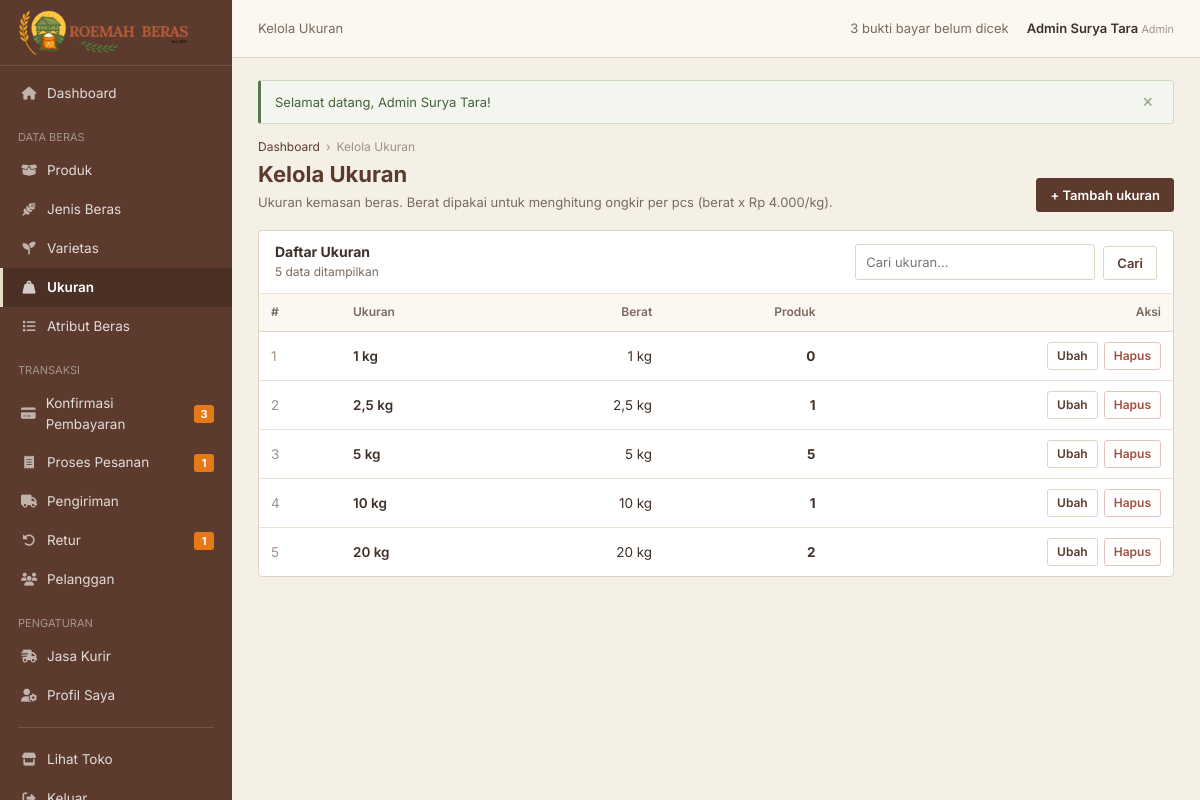
Screenshot of /admin/ukuran/index.php (signed in) with the database file from the repository.
### tables this page shows
CREATE TABLE `ukuran` (
  `id_ukuran`   INT(11) NOT NULL AUTO_INCREMENT,
  `nama_ukuran` VARCHAR(50) NOT NULL,
  `berat_kg`    DECIMAL(5,2) NOT NULL DEFAULT 1.00,
  PRIMARY KEY (`id_ukuran`)
);

### admin/ukuran/index.php (the view, shortened to what this page needs)
<?php
require __DIR__ . '/../sidebar.php';
$q = trim((string)($_GET['q'] ?? ''));
$sql = 'SELECT u.*, (SELECT COUNT(*) FROM produk p WHERE p.id_ukuran = u.id_ukuran) AS jml FROM ukuran u';
$params = [];
$stmt = $pdo->prepare($sql . ' ORDER BY u.berat_kg');
$stmt->execute($params);
$ukuranList = $stmt->fetchAll();
?>
<div class="panel">
    <div class="panel-head">
        <div><h2>Daftar Ukuran</h2><p><?= count($ukuranList) ?> data ditampilkan</p></div>
        <form method="GET" class="filter-bar">
            <input name="q" value="<?= h($q) ?>" class="input-a" placeholder="Cari ukuran..." style="width:240px">
            <button class="btn-a outline">Cari</button>
        </form>
    </div>
    <div class="table-wrap">
        <table class="table-admin">
            <thead>
            <tr><th>#</th><th>Ukuran</th><th class="num">Berat</th><th class="num">Produk</th><th class="num">Aksi</th></tr>
            </thead>
            <tbody>
            <?php foreach ($ukuranList as $i => $u): ?>
                <tr>
                    <td style="color:var(--text-muted)"><?= $i + 1 ?></td>
                    <td><strong><?= h($u['nama_ukuran']) ?></strong></td>
                    <td class="num"><?= kg($u['berat_kg']) ?></td>
                    <td class="num"><span style="font-weight:700"><?= (int)$u['jml'] ?></span></td>
                    <td>
                        <div class="row-actions">
                            <a href="<?= url('admin/ukuran/edit.php?id=' . (int)$u['id_ukuran']) ?>" class="btn-a outline icon">Ubah</a>
                            <form method="POST" action="<?= url('admin/ukuran/hapus.php') ?>" data-confirm="Hapus ukuran ini? Tindakan tidak dapat dibatalkan.">
                                <button class="btn-a danger outline icon">Hapus</button>
                            </form>
                        </div>
                    </td>
                </tr>
            <?php endforeach; ?>
            </tbody>
        </table>
    </div>
</div>

### admin/CSS/sidebar.css (style rules this page uses)
:root { --primary: #5c3b2e; --primary-dark: #43291f; --primary-soft: #8b6a58; --accent: #e77817; --accent-dark: #c85f0d; --nav: #d8ccb0; --text: #3f3028; --text-secondary: #7a6a5e; --text-muted: #a09287; --background: #f5f0e5; --cream: #fbf8f1; --cream-2: #f3ead7; --white: #ffffff; --beige: #e7dcc4; --border: #ded4c2; --border-light: #eae2d4; --success: #5b7a4b; --warning: #9a6b2f; --danger: #a14f40; --info: #4c6f7c; }
* { box-sizing: border-box; }
html, body { margin: 0; padding: 0; }
body { background: var(--background); color: var(--text); font-family: "Poppins", "Segoe UI", Arial, sans-serif; font-size: 14px; line-height: 1.55; min-height: 100vh; display: flex; flex-direction: column; }
a { color: inherit; text-decoration: none; }
h1, h2, h3 { line-height: 1.25; }
.flash-wrap { width: min(1160px, calc(100% - 40px)); margin: 16px auto 0; }
.admin-body { font-family: Inter, "Segoe UI", Roboto, Arial, sans-serif; background: var(--background); font-size: 13.5px; }
.admin-flash { width: 100%; margin: 0 0 14px; }
.panel { background: #fff; border: 1px solid var(--border); border-radius: 4px; }

### admin/ukuran/ukuran.css (style rules this page uses)
.panel-head { display: flex; justify-content: space-between; align-items: center; gap: 12px; padding: 12px 16px; border-bottom: 1px solid var(--border-light); flex-wrap: wrap; }
.panel-head h2 { margin: 0; color: var(--text); font-size: 14px; font-weight: 700; }
.panel-head p { margin: 2px 0 0; color: var(--text-secondary); font-size: 12px; }
.table-wrap { overflow-x: auto; }
.table-admin { width: 100%; border-collapse: collapse; }
.table-admin th { text-align: left; color: var(--text-secondary); font-size: 12px; font-weight: 600; padding: 9px 12px; border-bottom: 1px solid var(--border); background: var(--cream); white-space: nowrap; }
.table-admin td { padding: 10px 12px; border-bottom: 1px solid var(--border-light); vertical-align: middle; }
.table-admin tr:last-child td { border-bottom: 0; }
.table-admin .num { text-align: right; white-space: nowrap; }
.table-admin strong { color: var(--text); font-weight: 600; }
.row-actions { display: flex; gap: 6px; justify-content: flex-end; align-items: center; }
.btn-a { display: inline-flex; align-items: center; justify-content: center; gap: 6px; height: 34px; padding: 0 13px; border-radius: 3px; border: 1px solid var(--primary); background: var(--primary); color: #fff; font: inherit; font-size: 13px; font-weight: 600; cursor: pointer; white-space: nowrap; }
.btn-a.outline { background: #fff; color: var(--primary); border-color: var(--border); }
.btn-a.danger { background: var(--danger); border-color: var(--danger); }
.btn-a.danger.outline { background: #fff; color: var(--danger); border-color: #e3c5bd; }
.btn-a.icon { height: 28px; padding: 0 9px; font-size: 12px; }
.input-a { width: 100%; height: 36px; padding: 0 10px; border: 1px solid var(--border); border-radius: 3px; background: #fff; color: var(--text); font: inherit; font-size: 13px; outline: none; }
.filter-bar { display: flex; gap: 8px; align-items: flex-end; flex-wrap: wrap; }

### rows the page displays
ukuran: nama_ukuran "1 kg", berat_kg "1 kg", jml "0"
ukuran: nama_ukuran "2,5 kg", berat_kg "2,5 kg", jml "1"
ukuran: nama_ukuran "5 kg", berat_kg "5 kg", jml "5"
ukuran: nama_ukuran "10 kg", berat_kg "10 kg", jml "1"
ukuran: nama_ukuran "20 kg", berat_kg "20 kg", jml "2"

### other values shown
$m[1] "Dashboard"
$m[0] "DATA BERAS"
$m[1] "Produk"
$m[1] "Jenis Beras"
$m[1] "Varietas"
$m[1] "Ukuran"
$m[1] "Atribut Beras"
$m[0] "TRANSAKSI"
$m[1] "Konfirmasi Pembayaran"
$m[5] "3"
$m[1] "Proses Pesanan"
$m[5] "1"
$m[1] "Pengiriman"
$m[1] "Retur"
$m[1] "Pelanggan"
